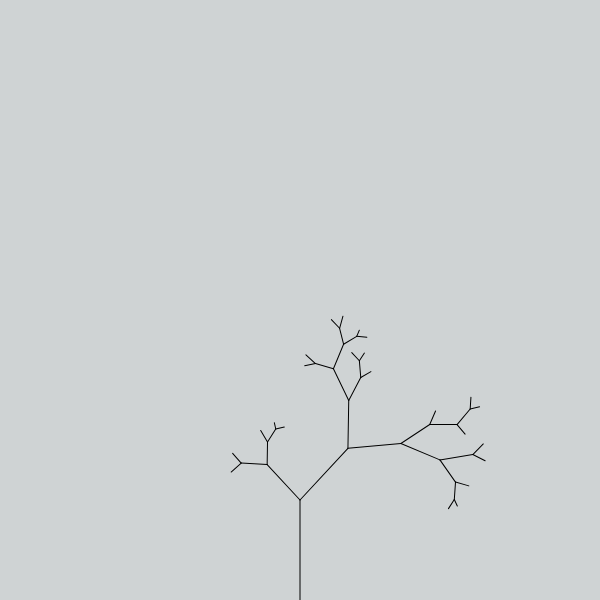
Frame 1 (no input)
Frame 60 (no input): identical to frame 1, image omitted
Frame 120 (the mouse pressed at the canvas centre since frame 60): identical to frame 1, image omitted

The p5.js sketch that drew this single still picture (run headless with seeded random() and noise() and a simulated clock; from frame 60 on, the mouse is pressed at the canvas centre):

// p5.js sketch
// ── sketch.js
/**
 * Adit Garg
 * IGME-101: Assignment Name, m/d/18
 * Summarization of sketch activity
 */
"use strict"; //catch some common coding errors

//Global variables
var canvas,branch1;

/**
 * setup : Initialization runs once; called automatically
 * Summarize code that you add
 */
function setup() {
//	strokeCap(SQUARE);
	canvasCreat();
	background(195, 2, 83); //Light Gray Background
	angleMode(DEGREES)
	let root = createVector(width / 2, height);
	branch1 = new branch(root,-90,100);
	branch1.display();
}


/**
 * draw : Periodically called automatically
 * Summarize code that you add
 */
function draw() {

}
/**
 * canvasCreat : Canvas creator code and defaults
 * creates a canvas and sets some default values
 */
function canvasCreat() {
	//Canvas setup
	
	canvas = createCanvas(600, 600); // defining the canvas as a variable allows it to be versatile
	canvas.position(0, 0); //due to the variable's versatility the DOM library allows to define position
	canvas.style("z-index", "-1"); //due to the variable's versatility the DOM library allows to define the hirearchy of view/ z index (a css property)
	colorMode(HSB, 360, 100, 100); //color mode set to HSB
	//--------
//	noStroke(); //No stroke
}

// ── branch.js
class branch {
    constructor(location, angle, length) {
        this.loc = location;
		this.angle= angle;
        this.length = length;
        this.kids = [];
		this.tip=createVector(this.length,0);
		this.tip.rotate(this.angle)
		this.tip.add(this.loc)
		
		this.leaves=0;
		this.branchEnd=false;
		this.split();
    }

    split() {
        // make kids if length >= 1
        if (this.length >= 15) {
			let branchAngle=random(50,100)
            let angle1 = this.angle - branchAngle/2;
			let angle2 = this.angle + branchAngle/2;
//			let angle3 = this.angle + branchAngle/3;
//			let branchLength = this.length * random(0.4,0.8);
			this.kids.push(new branch(this.tip,angle1,this.length*random(0.4,0.8)))
			this.kids.push(new branch(this.tip,angle2,this.length*random(0.4,0.8)))
        }
    }

    display() {
        push(); //save orig coord system
        // draw line at loc
        translate(this.loc);
		rotate(this.angle);
        line(0, 0, this.length, 0);
        pop(); //restore orig coord system

        //call display for kids
        this.kids.forEach((kid) => {
            kid.display();
        });
    }
}
